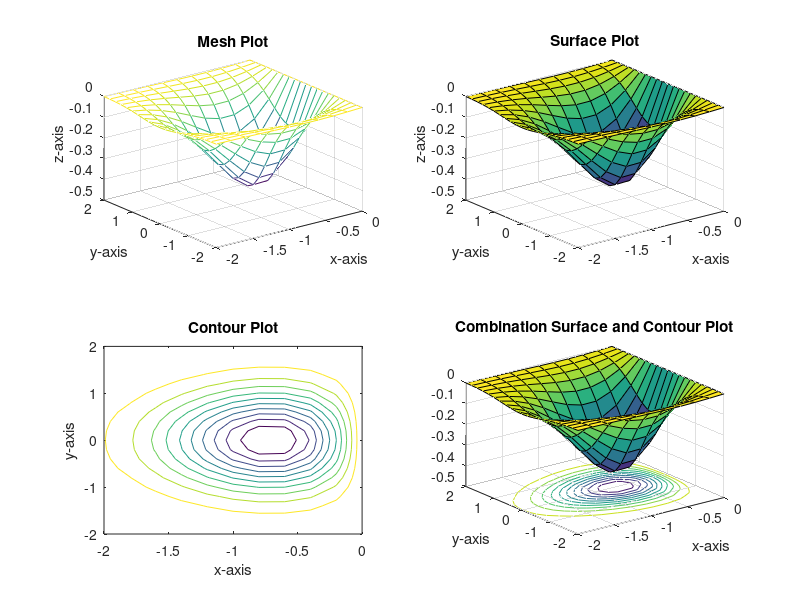

Write the MATLAB code that produced this figure.
x=[-2:0.2:0];
y=[-2:0.2:2];
[X,Y]=meshgrid(x,y);
Z=X.*exp(-X.^2-Y.^2);
subplot(2,2,1);
mesh(X,Y,Z);
title("Mesh Plot"); xlabel("x-axis"); ylabel("y-axis"); zlabel("z-axis");
subplot(2,2,2);
surf(X,Y,Z);
title("Surface Plot"); xlabel("x-axis"); ylabel("y-axis"); zlabel("z-axis");
subplot(2,2,3);
contour(X,Y,Z);
title("Contour Plot"); xlabel("x-axis"); ylabel("y-axis"); zlabel("z-axis");
subplot(2,2,4);
surfc(X,Y,Z);
xlabel("x-axis"); ylabel("y-axis");
title("Combination Surface and Contour Plot");
